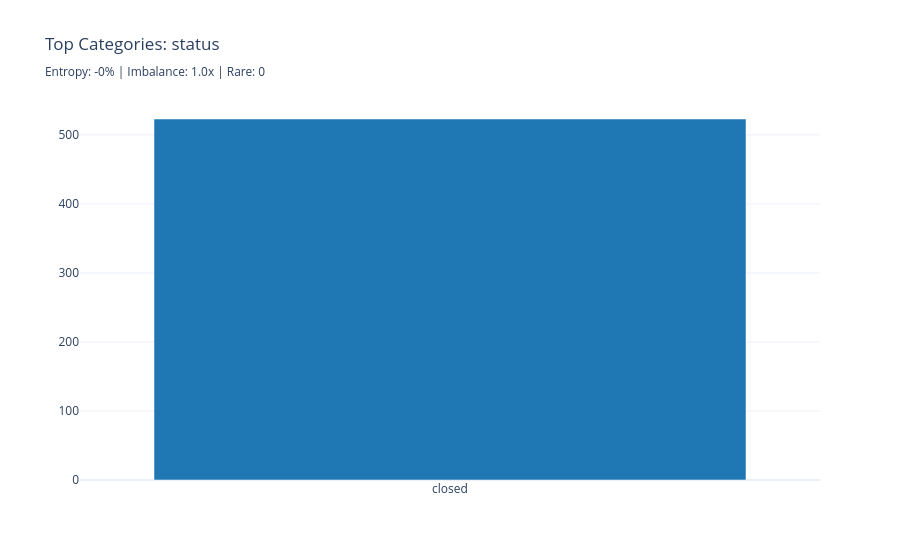
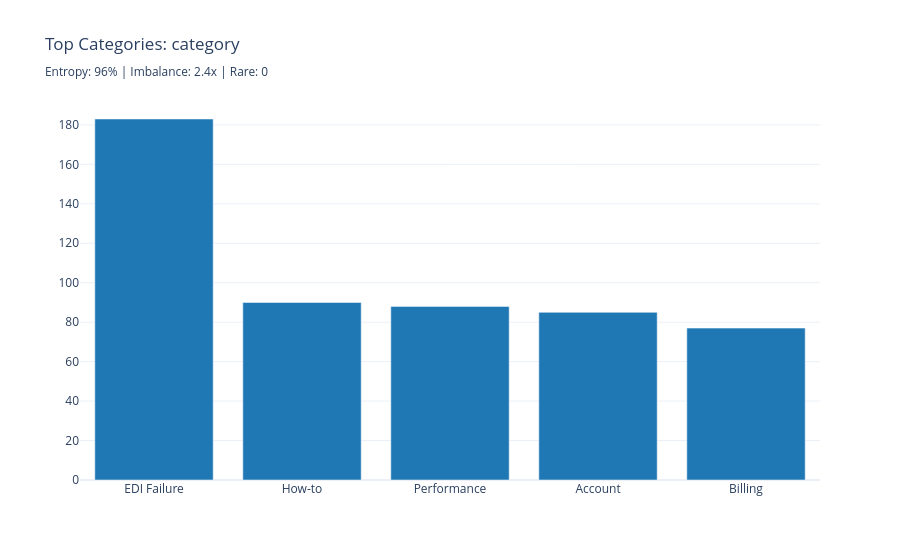
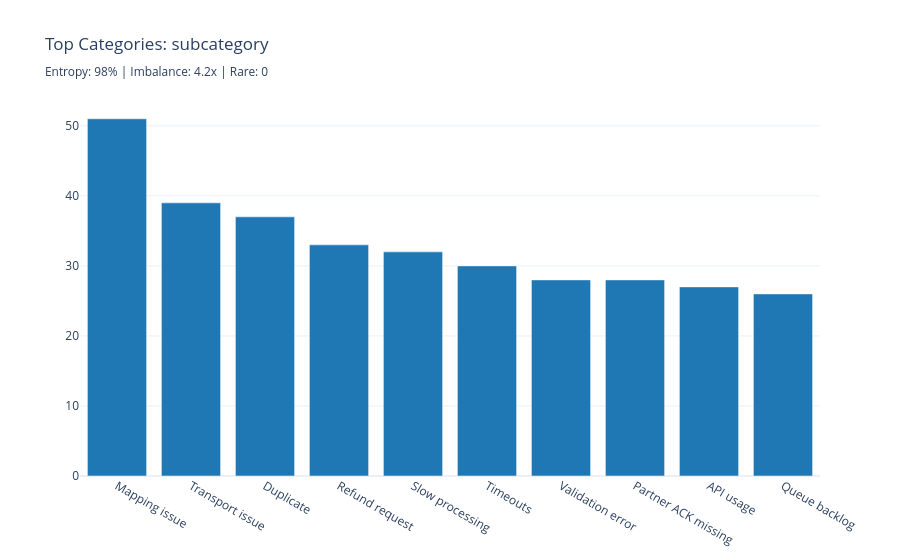
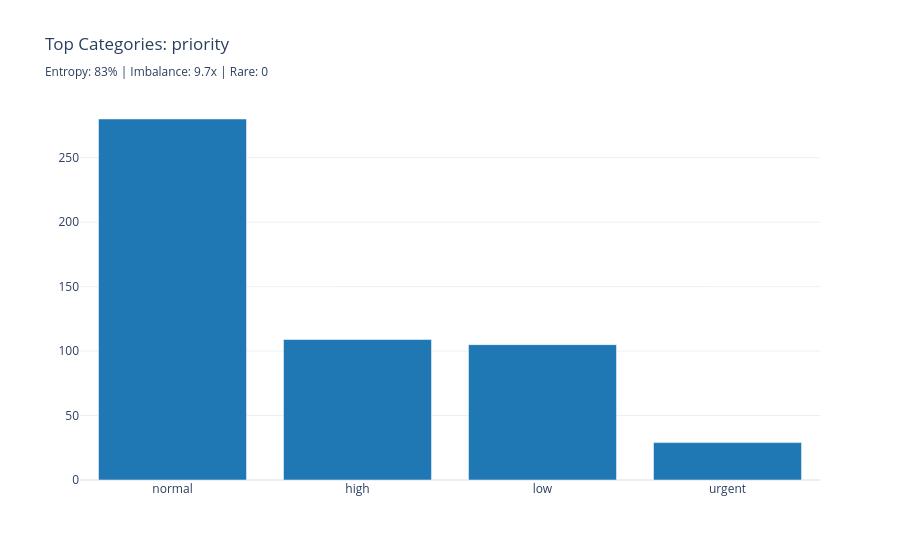

The code cell stored with these charts, in order, in its notebook:
### Markdown cell above
## 2.6 Categorical Columns Analysis

**📖 Distribution Metrics (Analogues to Numeric Skewness/Kurtosis):**

| Metric | Interpretation | Action |
|--------|---------------|--------|
| **Imbalance Ratio** | Largest / Smallest category count | > 10: Consider grouping rare categories |
| **Entropy** | Diversity measure (0 = one category, higher = more uniform) | Low entropy: May need stratified sampling |
| **Top-3 Concentration** | % of data in top 3 categories | > 90%: Rare categories may cause issues |
| **Rare Category %** | Categories with < 1% of data | High %: Group into "Other" category |

**📖 Encoding Recommendations:**
- **Low cardinality (≤5)** → One-hot encoding
- **Medium cardinality (6-20)** → One-hot or Target encoding
- **High cardinality (>20)** → Target encoding or Frequency encoding
- **Cyclical (days, months)** → Sin/Cos encoding

**⚠️ Common Issues:**
- Rare categories can cause overfitting with one-hot encoding
- High cardinality + one-hot = feature explosion
- Imbalanced categories may need special handling in train/test splits

### Code cell
# Use framework's CategoricalDistributionAnalyzer
cat_analyzer = CategoricalDistributionAnalyzer()

categorical_cols = [
    name for name, col in findings.columns.items()
    if col.inferred_type in [ColumnType.CATEGORICAL_NOMINAL, ColumnType.CATEGORICAL_ORDINAL, ColumnType.CATEGORICAL_CYCLICAL]
    and col.inferred_type != ColumnType.TEXT  # TEXT columns processed separately in 02a
    and name not in TEMPORAL_METADATA_COLS
]

# Analyze all categorical columns
cat_analyses = cat_analyzer.analyze_dataframe(df, categorical_cols)

# Get encoding recommendations
cyclical_cols = [name for name, col in findings.columns.items()
                 if col.inferred_type == ColumnType.CATEGORICAL_CYCLICAL]
cat_recommendations = cat_analyzer.get_all_recommendations(df, categorical_cols, cyclical_columns=cyclical_cols)

for col_name in categorical_cols:
    col_info = findings.columns[col_name]
    analysis = cat_analyses.get(col_name)
    rec = next((r for r in cat_recommendations if r.column_name == col_name), None)

    print(f"\n{'='*70}")
    print(f"Column: {col_name}")
    print(f"Type: {col_info.inferred_type.value} (Confidence: {col_info.confidence:.0%})")
    print("-" * 70)

    if analysis:
        print("\n📊 Distribution Metrics:")
        print(f"   Categories: {analysis.category_count}")
        print(f"   Imbalance Ratio: {analysis.imbalance_ratio:.1f}x (largest/smallest)")
        print(f"   Entropy: {analysis.entropy:.2f} ({analysis.normalized_entropy*100:.0f}% of max)")
        print(f"   Top-1 Concentration: {analysis.top1_concentration:.1f}%")
        print(f"   Top-3 Concentration: {analysis.top3_concentration:.1f}%")
        print(f"   Rare Categories (<1%): {analysis.rare_category_count}")

        # Interpretation
        print("\n📈 Interpretation:")
        if analysis.has_low_diversity:
            print("   ⚠️ LOW DIVERSITY: Distribution dominated by few categories")
        elif analysis.normalized_entropy > 0.9:
            print("   ✓ HIGH DIVERSITY: Categories are relatively balanced")
        else:
            print("   ✓ MODERATE DIVERSITY: Some category dominance but acceptable")

        if analysis.imbalance_ratio > 100:
            print("   🔴 SEVERE IMBALANCE: Rarest category has very few samples")
        elif analysis.is_imbalanced:
            print("   🟡 MODERATE IMBALANCE: Consider grouping rare categories")

        # Recommendations
        if rec:
            print("\n🔧 Recommendations:")
            print(f"   Encoding: {rec.encoding_type.value}")
            print(f"   Reason: {rec.reason}")
            print(f"   Priority: {rec.priority}")

            if rec.preprocessing_steps:
                print("   Preprocessing:")
                for step in rec.preprocessing_steps:
                    print(f"      • {step}")

            if rec.warnings:
                for warn in rec.warnings:
                    print(f"   ⚠️ {warn}")

    # Visualization
    value_counts = df[col_name].value_counts()
    subtitle = f"Entropy: {analysis.normalized_entropy*100:.0f}% | Imbalance: {analysis.imbalance_ratio:.1f}x | Rare: {analysis.rare_category_count}" if analysis else ""
    fig = charts.bar_chart(
        value_counts.head(10).index.tolist(),
        value_counts.head(10).values.tolist(),
        title=f"Top Categories: {col_name}<br><sub>{subtitle}</sub>"
    )
    display_figure(fig)

# Summary table and add recommendations to registry
if cat_analyses:
    print("\n" + "=" * 70)
    print("CATEGORICAL COLUMNS SUMMARY")
    print("=" * 70)
    summary_data = []
    for col_name, analysis in cat_analyses.items():
        rec = next((r for r in cat_recommendations if r.column_name == col_name), None)
        summary_data.append({
            "Column": col_name,
            "Categories": analysis.category_count,
            "Imbalance": f"{analysis.imbalance_ratio:.1f}x",
            "Entropy": f"{analysis.normalized_entropy*100:.0f}%",
            "Top-3 Conc.": f"{analysis.top3_concentration:.1f}%",
            "Rare (<1%)": analysis.rare_category_count,
            "Encoding": rec.encoding_type.value if rec else "N/A"
        })

        # Add encoding recommendation to Gold layer
        if rec and registry.gold:
            registry.add_gold_encoding(
                column=col_name,
                method=rec.encoding_type.value,
                rationale=rec.reason,
                source_notebook="02_column_deep_dive"
            )

    display_table(pd.DataFrame(summary_data))

    if registry.gold:
        print(f"\n✅ Added {len(cat_recommendations)} encoding recommendations to Gold layer")

### Figure 1 — Plotly figure (JSON) as saved in the notebook; plotly's stock layout.template omitted (floating-point values rounded to 4 significant figures)
{"data": [{"marker": {"color": "#1f77b4"}, "type": "bar", "x": ["closed"], "y": [523]}], "layout": {"title": {"text": "Top Categories: status<br><sub>Entropy: -0% | Imbalance: 1.0x | Rare: 0</sub>"}, "xaxis": {"title": {}}, "yaxis": {"title": {}}}}

### Figure 2 — Plotly figure (JSON) as saved in the notebook; plotly's stock layout.template omitted (floating-point values rounded to 4 significant figures)
{"data": [{"marker": {"color": "#1f77b4"}, "type": "bar", "x": ["EDI Failure", "How-to", "Performance", "Account", "Billing"], "y": [183, 90, 88, 85, 77]}], "layout": {"title": {"text": "Top Categories: category<br><sub>Entropy: 96% | Imbalance: 2.4x | Rare: 0</sub>"}, "xaxis": {"title": {}}, "yaxis": {"title": {}}}}

### Figure 3 — Plotly figure (JSON) as saved in the notebook; plotly's stock layout.template omitted (floating-point values rounded to 4 significant figures)
{"data": [{"marker": {"color": "#1f77b4"}, "type": "bar", "x": ["Mapping issue", "Transport issue", "Duplicate", "Refund request", "Slow processing", "Timeouts", "Validation error", "Partner ACK missing", "API usage", "Queue backlog"], "y": [51, 39, 37, 33, 32, 30, 28, 28, 27, 26]}], "layout": {"title": {"text": "Top Categories: subcategory<br><sub>Entropy: 98% | Imbalance: 4.2x | Rare: 0</sub>"}, "xaxis": {"title": {}}, "yaxis": {"title": {}}}}

### Figure 4 — Plotly figure (JSON) as saved in the notebook; plotly's stock layout.template omitted (floating-point values rounded to 4 significant figures)
{"data": [{"marker": {"color": "#1f77b4"}, "type": "bar", "x": ["normal", "high", "low", "urgent"], "y": [280, 109, 105, 29]}], "layout": {"title": {"text": "Top Categories: priority<br><sub>Entropy: 83% | Imbalance: 9.7x | Rare: 0</sub>"}, "xaxis": {"title": {}}, "yaxis": {"title": {}}}}
